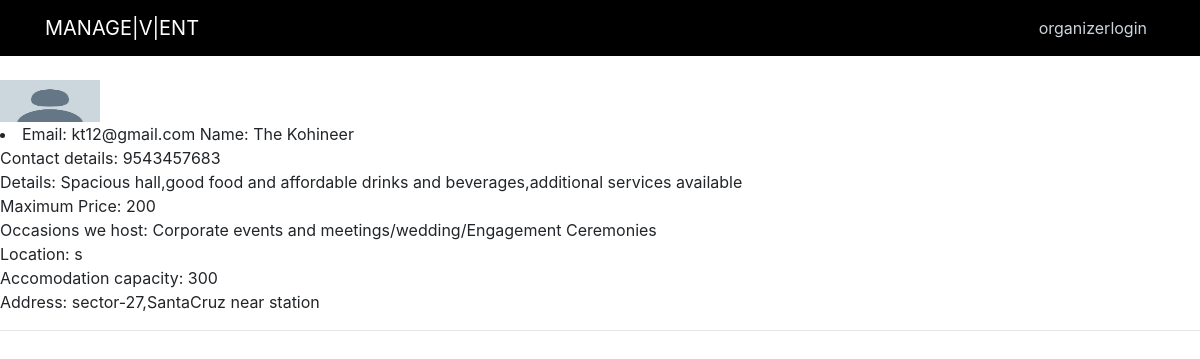
The app's page /detail/11, older data.
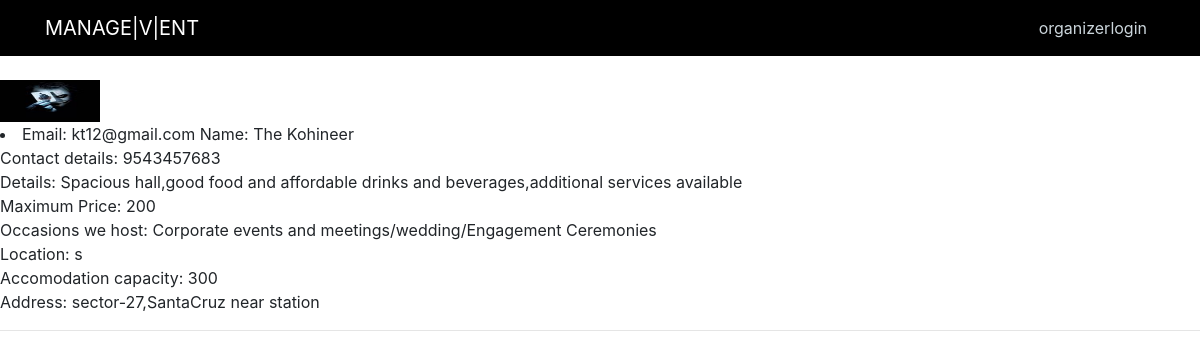
The same page, newer data.
### models.py (models this page shows, shortened)
class Org(db.Model,UserMixin):
	__tablename__ = "org"
	id = db.Column(db.Integer, primary_key=True)
	name = db.Column(db.String(20), unique=True, nullable=False)
	email = db.Column(db.String(120), unique=True, nullable=False)
	password = db.Column(db.String(60), nullable=False)
	occasion = db.Column(db.String(120))
	location = db.Column(db.String(120))
	price = db.Column(db.Integer,nullable=False)
	address = db.Column(db.String(120))
	contact = db.Column(db.Integer, unique=True,nullable=False)
	requirement=db.Column(db.String(80),nullable=False)
	image_file=db.Column(db.String(20),nullable=False,default='default.jpg')
	details = db.Column(db.String(1000))
	accomodation= db.Column(db.String(120))
	special= db.Column(db.String(120))

### main.py (the view)
@app.route("/detail/<int:org_id>")
def org(org_id):
    org = Org.query.get_or_404(org_id)
    return render_template('completeDetails.html', title='full details', org=org)

### templates/completeDetails.html (shortened to what this page needs)
<!DOCTYPE html>
<html>
<head>
    <link rel="stylesheet" href="https://maxcdn.bootstrapcdn.com/bootstrap/4.0.0/css/bootstrap.min.css">
    <link rel="stylesheet" type="text/css" href="{{ url_for('static', filename='main.css') }}">
</head>
<body class="bg">
    <header class="site-header">
      <nav class="navbar navbar-expand-md navbar-dark bg-steel fixed-top">
        <div class="container">
          <a class="navbar-brand mr-4" href="/home">MANAGE|V|ENT</a>
            <div class="navbar-nav">
              {% if current_user.is_authenticated %}
                <a class="nav-item nav-link" href="{{ url_for('account') }}">account</a>
                <a class="nav-item nav-link" href="{{ url_for('logout') }}">Logout</a>
             {% else %}
               <a class="nav-item nav-link" href="{{ url_for('login') }}">organizerlogin</a>
             {% endif %}
            </div>
        </div>
      </nav>
    </header>
    <br>
    <br>
    <br>
              <div>
                <img src="{{ url_for('static', filename='profile_pics/' + org.image_file) }}" width="100px" height="42px">
              </div>
            {% if org.requirement == 'h' %}
            <li>
                Email: {{ org.email }}
                Name: {{ org.name }}<br>
                Contact details: {{ org.contact }}<br>
                Details: {{org.details}}<br>
                Maximum Price: {{org.price}}<br>
                Occasions we host: {{org.occasion}}<br>
                Location: {{org.location}}<br>
                Accomodation capacity: {{org.accomodation}}<br>
                Address: {{org.address}}
            </li>
            {% endif %}
      <hr>
</body>
</html>

Row changes from the older to the newer data that the page shows:
changed Org "kt12@gmail.com": image_file: picture added in place of a placeholder
